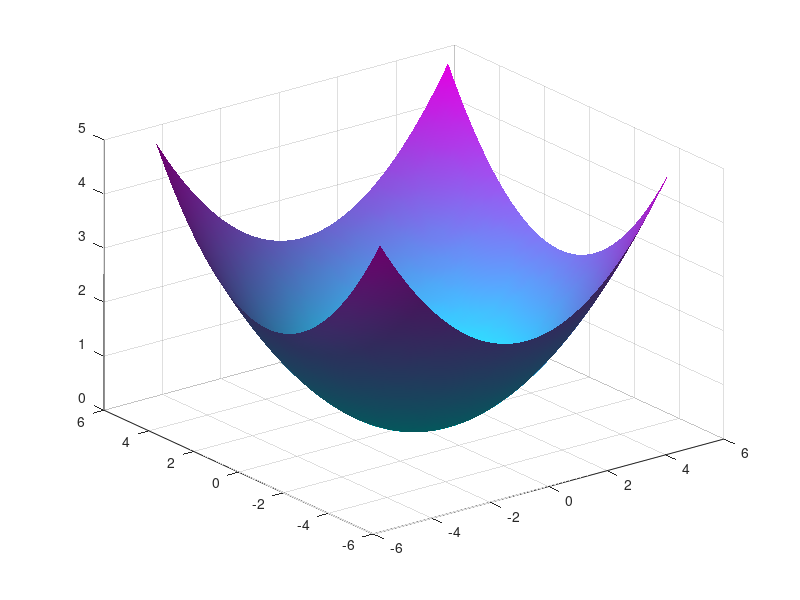

Recreate this plot in MATLAB. (Note: this script raises an error after producing the figure.)
clc; clear; close all;

% Define grid for ξ^1 and ξ^2
[x1, x2] = meshgrid(linspace(-5, 5, 50), linspace(-5, 5, 50));

% Define the potential energy function U(ξ^1, ξ^2)
U = 0.1 * (x1.^2 + x2.^2); % Example quadratic potential

% Compute gradients (partial derivatives)
[Ux, Uy] = gradient(U, x1(1,2) - x1(1,1), x2(2,1) - x2(1,1));

% Create surface plot
figure;
surf(x1, x2, U, 'EdgeColor', 'none'); 
colormap(cool); % Use a cool, dark colormap

% Apply visual enhancements
shading interp;      % Smooth shading
material dull;       % Reduce shininess
lighting gouraud;    % Smoother lighting
camlight left;       % Add directional light
alpha(0.9);         % Slight transparency to reduce glare

hold on;

% Add a round marker at (0,0) (minimum of U)
plot3(0, 0, 0.3, 'ro', 'MarkerSize', 12, 'MarkerFaceColor', [0.3, 0, 0], 'MarkerEdgeColor', 'k', 'LineWidth', 2);

% Add a round marker at most distant point
plot3(1.61, 2.92, 2.78, 'ro', 'MarkerSize', 12, 'MarkerFaceColor', [1, 0, 0], 'MarkerEdgeColor', 'k', 'LineWidth', 2);

% Generate 50 random markers within a region (not just a line)
num_markers = 100;
x1_vals = 0 + 2 * rand(1, num_markers); % Random values in range [-3,3]
x2_vals = 0 + 3 * rand(1, num_markers); % Random values in range [-3,3]

% Compute corresponding U values
U_vals = 0.25 * (x1_vals.^2 + x2_vals.^2);

% Define colormap from dark red (near 0,0) to light red (farther away)
distances = sqrt(x1_vals.^2 + x2_vals.^2);
color_intensity = distances / max(distances); % Normalize to [0,1]

for i = 1:num_markers
    plot3(x1_vals(i), x2_vals(i), U_vals(i), 'o', ...
          'MarkerSize', 4, ...
          'MarkerFaceColor', [color_intensity(i), 0, 0], ... % Now lighter far, darker near (0,0)
          'MarkerEdgeColor', 'k', ...
          'LineWidth', 1);
end

% Labels
xlabel('$\mathbf{\xi}^1$', 'Interpreter', 'latex', 'FontSize', 16);
ylabel('$\mathbf{\xi}^2$', 'Interpreter', 'latex', 'FontSize', 16);
zlabel('U($\mathbf{\xi}^1, \mathbf{\xi}^2$)', 'Interpreter', 'latex', 'FontSize', 16);

% Adjust view
view([-55, 50]);
grid on;
hold off;